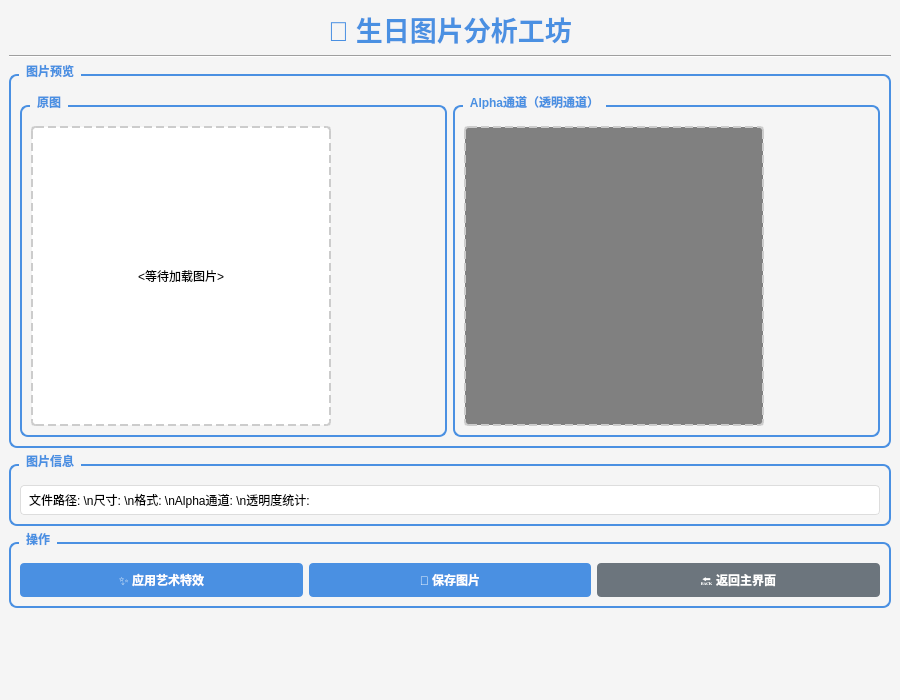
<?xml version="1.0" encoding="UTF-8"?>
<ui version="4.0">
 <class>AnalysisWindow</class>
 <widget class="QMainWindow" name="AnalysisWindow">
  <property name="geometry">
   <rect>
    <x>0</x>
    <y>0</y>
    <width>900</width>
    <height>700</height>
   </rect>
  </property>
  <property name="windowTitle">
   <string>🎨 生日图片分析工坊</string>
  </property>
  <property name="styleSheet">
   <string notr="true">QMainWindow {
    background-color: #f5f5f5;
}
QGroupBox {
    font-weight: bold;
    border: 2px solid #4a90e2;
    border-radius: 8px;
    margin-top: 10px;
    padding-top: 10px;
}
QGroupBox::title {
    subcontrol-origin: margin;
    left: 10px;
    padding: 0 5px 0 5px;
    color: #4a90e2;
}
QLabel#imageInfoLabel {
    background-color: white;
    border: 1px solid #ddd;
    border-radius: 4px;
    padding: 5px;
    font-family: 'Consolas', monospace;
}
QPushButton {
    background-color: #4a90e2;
    color: white;
    border: none;
    border-radius: 4px;
    padding: 8px 16px;
    font-weight: bold;
}
QPushButton:hover {
    background-color: #3a7bc8;
}
QPushButton:pressed {
    background-color: #2a6bb0;
}
QPushButton#backButton {
    background-color: #6c757d;
}
QPushButton#backButton:hover {
    background-color: #5a6268;
}</string>
  </property>
  <widget class="QWidget" name="centralwidget">
   <layout class="QVBoxLayout" name="verticalLayout">
    <item>
     <widget class="QLabel" name="titleLabel">
      <property name="text">
       <string>&lt;html&gt;&lt;head/&gt;&lt;body&gt;&lt;p align=&quot;center&quot;&gt;&lt;span style=&quot; font-size:20pt; font-weight:700; color:#4a90e2;&quot;&gt;🎨 生日图片分析工坊&lt;/span&gt;&lt;/p&gt;&lt;/body&gt;&lt;/html&gt;</string>
      </property>
      <property name="alignment">
       <set>Qt::AlignCenter</set>
      </property>
     </widget>
    </item>
    <item>
     <widget class="QFrame" name="frame">
      <property name="frameShape">
       <enum>QFrame::HLine</enum>
      </property>
      <property name="frameShadow">
       <enum>QFrame::Sunken</enum>
      </property>
     </widget>
    </item>
    <item>
     <widget class="QGroupBox" name="imageDisplayGroup">
      <property name="title">
       <string>图片预览</string>
      </property>
      <layout class="QHBoxLayout" name="horizontalLayout">
       <item>
        <widget class="QGroupBox" name="originalImageGroup">
         <property name="title">
          <string>原图</string>
         </property>
         <layout class="QVBoxLayout" name="verticalLayout_2">
          <item>
           <widget class="QLabel" name="originalImageLabel">
            <property name="minimumSize">
             <size>
              <width>300</width>
              <height>300</height>
             </size>
            </property>
            <property name="maximumSize">
             <size>
              <width>300</width>
              <height>300</height>
             </size>
            </property>
            <property name="styleSheet">
             <string notr="true">background-color: white;
border: 2px dashed #ccc;
border-radius: 4px;</string>
            </property>
            <property name="text">
             <string>&lt;等待加载图片&gt;</string>
            </property>
            <property name="alignment">
             <set>Qt::AlignCenter</set>
            </property>
           </widget>
          </item>
         </layout>
        </widget>
       </item>
       <item>
        <widget class="QGroupBox" name="alphaChannelGroup">
         <property name="title">
          <string>Alpha通道（透明通道）</string>
         </property>
         <layout class="QVBoxLayout" name="verticalLayout_3">
          <item>
           <widget class="QLabel" name="alphaChannelLabel">
            <property name="minimumSize">
             <size>
              <width>300</width>
              <height>300</height>
             </size>
            </property>
            <property name="maximumSize">
             <size>
              <width>300</width>
              <height>300</height>
             </size>
            </property>
            <property name="styleSheet">
             <string notr="true">background-color: #808080;
border: 2px dashed #ccc;
border-radius: 4px;</string>
            </property>
            <property name="text">
             <string>&lt;Alpha通道预览&gt;</string>
            </property>
            <property name="alignment">
             <set>Qt::AlignCenter</set>
            </property>
           </widget>
          </item>
         </layout>
        </widget>
       </item>
      </layout>
     </widget>
    </item>
    <item>
     <widget class="QGroupBox" name="imageInfoGroup">
      <property name="title">
       <string>图片信息</string>
      </property>
      <layout class="QVBoxLayout" name="verticalLayout_4">
       <item>
        <widget class="QLabel" name="imageInfoLabel">
         <property name="text">
          <string>文件路径: \n尺寸: \n格式: \nAlpha通道: \n透明度统计: </string>
         </property>
         <property name="alignment">
          <set>Qt::AlignLeading</set>
         </property>
        </widget>
       </item>
      </layout>
     </widget>
    </item>
    <item>
     <widget class="QGroupBox" name="actionGroup">
      <property name="title">
       <string>操作</string>
      </property>
      <layout class="QHBoxLayout" name="horizontalLayout_2">
       <item>
        <widget class="QPushButton" name="applyEffectButton">
         <property name="text">
          <string>✨ 应用艺术特效</string>
         </property>
        </widget>
       </item>
       <item>
        <widget class="QPushButton" name="saveImageButton">
         <property name="text">
          <string>💾 保存图片</string>
         </property>
        </widget>
       </item>
       <item>
        <widget class="QPushButton" name="backButton">
         <property name="text">
          <string>🔙 返回主界面</string>
         </property>
        </widget>
       </item>
      </layout>
     </widget>
    </item>
    <item>
     <spacer name="verticalSpacer">
      <property name="orientation">
       <enum>Qt::Vertical</enum>
      </property>
      <property name="sizeHint" stdset="0">
       <size>
        <width>20</width>
        <height>40</height>
       </size>
      </property>
     </spacer>
    </item>
   </layout>
  </widget>
 </widget>
 <resources/>
 <connections/>
</ui>
